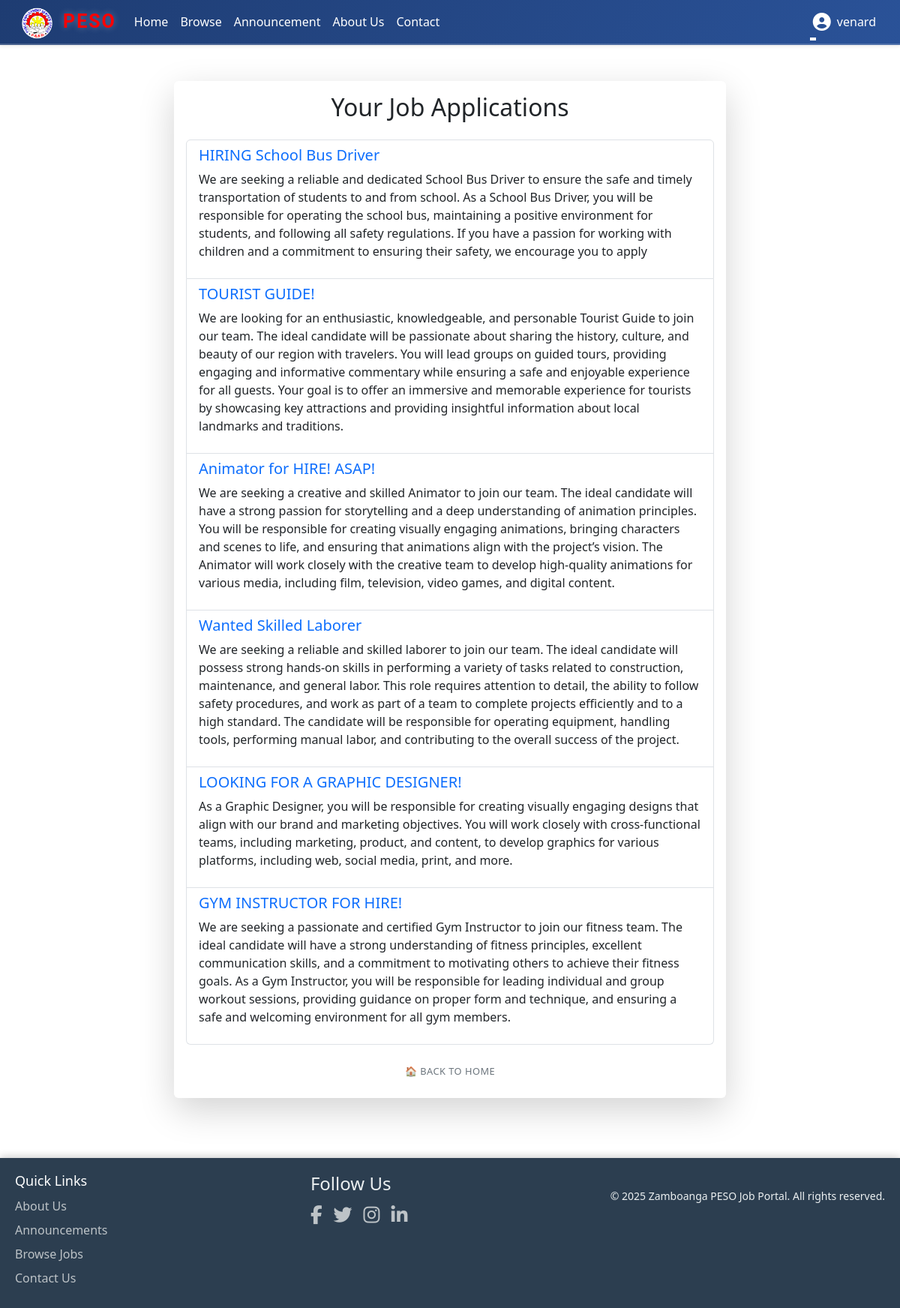
The page /pages/dashboard.php (signed in) on the database its author committed.
### tables this page shows
CREATE TABLE `jobs` (
  `id` int(11) NOT NULL,
  `title` varchar(255) NOT NULL,
  `description` text NOT NULL,
  `thumbnail` varchar(255) DEFAULT NULL,
  `photo` varchar(255) DEFAULT NULL,
  `created_at` timestamp NOT NULL DEFAULT current_timestamp(),
  `category` varchar(100) NOT NULL,
  `category_id` int(11) NOT NULL,
  `location` varchar(255) DEFAULT NULL,
  `responsibilities` text NOT NULL,
  `requirements` text NOT NULL,
  `preferred_qualifications` text DEFAULT NULL
);

### pages/dashboard.php (the view, shortened to what this page needs)
<?php
include '../includes/header.php';
$user_id = $_SESSION['user_id'];
$query = "SELECT jobs.title, jobs.description
          FROM applications
          JOIN jobs ON applications.job_id = jobs.id
          WHERE applications.user_id = ?";
$stmt = $conn->prepare($query);
$stmt->bind_param("i", $user_id);
$stmt->execute();
$result = $stmt->get_result();
?>
<div class="container mt-5">
    <div class="row justify-content-center">
        <div class="col-lg-8">
            <div class="card shadow-lg border-0">
                <div class="card-body">
                    <h2 class="text-center mb-4">Your Job Applications</h2>
                    <?php if ($result->num_rows > 0): ?>
                        <ul class="list-group">
                            <?php while ($row = $result->fetch_assoc()): ?>
                                <li class="list-group-item">
                                    <h5 class="text-primary"><?= htmlspecialchars($row['title']) ?></h5>
                                    <p><?= htmlspecialchars($row['description']) ?></p>
                                </li>
                            <?php endwhile; ?>
                        </ul>
                    <?php else: ?>
                        <p class="text-center text-muted">You haven't applied for any jobs yet.</p>
                    <?php endif; ?>
                    <div class="text-center mt-3">
                        <a href="profile.php" class="btn btn-outline-secondary">🏠 Back to Home</a>
                    </div>
                </div>
            </div>
        </div>
    </div>
</div>
<?php include '../includes/footer.php'; ?>

### assets/header.css (style rules this page uses)
* { margin: 0; padding: 0; box-sizing: border-box; }
body { padding-top: 60px; }
.btn { font-size: 0.8rem; padding: 0.6rem 1.5rem; border: none; border-radius: 15px; cursor: pointer; transition: all 0.3s ease; text-transform: uppercase; font-weight: 500; letter-spacing: 0.5px; }

### rows shown on the page
jobs: title "HIRING School Bus Driver", description "We are seeking a reliable and dedicated School Bus Driver to ensure the safe and timely transportation of students to and from school. As a School Bus Driver, you will be responsible for operating the school bus, maintaining a positive environment for students, and following all safety regulations. If you have a passion for working with children and a commitment to ensuring their safety, we encourage you to apply"
jobs: title "TOURIST GUIDE!", description "We are looking for an enthusiastic, knowledgeable, and personable Tourist Guide to join our team. The ideal candidate will be passionate about sharing the history, culture, and beauty of our region with travelers. You will lead groups on guided tours, providing engaging and informative commentary while ensuring a safe and enjoyable experience for all guests. Your goal is to offer an immersive and memorable experience for tourists by showcasing key attractions and providing insightful information about local landmarks and traditions."
jobs: title "Animator for HIRE! ASAP!", description "We are seeking a creative and skilled Animator to join our team. The ideal candidate will have a strong passion for storytelling and a deep understanding of animation principles. You will be responsible for creating visually engaging animations, bringing characters and scenes to life, and ensuring that animations align with the project’s vision. The Animator will work closely with the creative team to develop high-quality animations for various media, including film, television, video games, and digital content."
jobs: title "Wanted Skilled Laborer", description "We are seeking a reliable and skilled laborer to join our team. The ideal candidate will possess strong hands-on skills in performing a variety of tasks related to construction, maintenance, and general labor. This role requires attention to detail, the ability to follow safety procedures, and work as part of a team to complete projects efficiently and to a high standard. The candidate will be responsible for operating equipment, handling tools, performing manual labor, and contributing to the overall success of the project."
jobs: title "LOOKING FOR A GRAPHIC DESIGNER!", description "As a Graphic Designer, you will be responsible for creating visually engaging designs that align with our brand and marketing objectives. You will work closely with cross-functional teams, including marketing, product, and content, to develop graphics for various platforms, including web, social media, print, and more."
jobs: title "GYM INSTRUCTOR FOR HIRE!", description "We are seeking a passionate and certified Gym Instructor to join our fitness team. The ideal candidate will have a strong understanding of fitness principles, excellent communication skills, and a commitment to motivating others to achieve their fitness goals. As a Gym Instructor, you will be responsible for leading individual and group workout sessions, providing guidance on proper form and technique, and ensuring a safe and welcoming environment for all gym members."

### other values the page prints
$_SESSION['username'] "venard"
